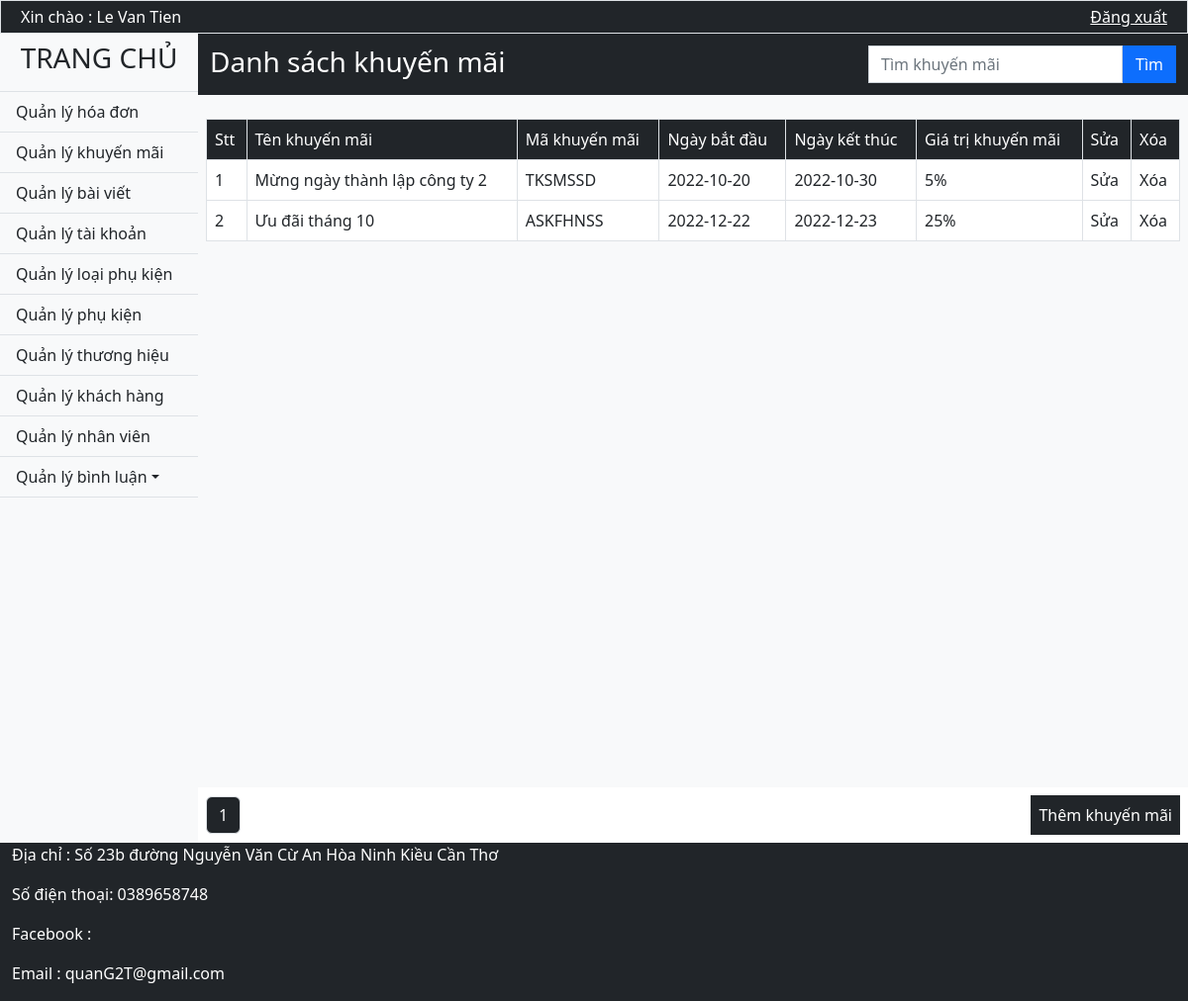
Screenshot of /Promotion/ (signed in) with the database file from the repository.
### tables this page shows
CREATE TABLE `khuyenmai` (
  `MaKM` int(11) NOT NULL,
  `CodeKM` varchar(20) NOT NULL,
  `TenKM` varchar(200) NOT NULL,
  `NgayBatDau` date NOT NULL,
  `NgayKetThuc` date NOT NULL,
  `GiaTriKM` double NOT NULL,
  `TrangThai` char(1) NOT NULL
);

### Mvc/Core/Controller.php (called while the page is built, shortened)
<?php
    class Controller{
        public function Model($model){
            return new $model;
        }
        public function View($view, $data=[]){
            require_once "./Mvc/Views/".$view.".php";
        }
}
?>

### Mvc/Controllers/Promotion.php (called while the page is built, shortened)
<?php
	class Promotion extends Controller{
		function Show(){
			$this->List_Promotion(0);
		}
		function List_Promotion($page){
			$Promotion = $this->Model('Model_Promotion');
			$sl = mysqli_num_rows($Promotion->LayDuLieu('*',"khuyenmai WHERE TrangThai = 'A'"));
			$this->View('Admin',['Page'=>'View_Promotion','DS_KM'=>$Promotion->LayDuLieu('*',"khuyenmai WHERE TrangThai = 'A' ORDER BY MaKM ASC LIMIT $page,10"),'SL'=>$sl,'title'=>'Danh sách khuyến mãi','stt'=>$page,'link'=>'Promotion/List_Promotion/']);
		}
	}
?>

### Mvc/Core/App.php (called while the page is built, shortened)
<?php
	class App{
		protected $action = "Show";
		function  __construct(){
			$arr = $this->UrlProcess();
			if(file_exists("./Mvc/Controllers/".$arr[0].".php")){
				$this->controller = $arr[0];
				unset($arr[0]);
			}
			$this->params = $arr?array_values($arr):[];
			call_user_func_array([new $this->controller, $this->action], $this->params);
		}
		function UrlProcess(){
			if(isset($_GET['url'])){
				return explode("/", filter_var(trim($_GET['url'], "/")));
			}
		}
	}
?>

### index.php (called while the page is built, shortened)
<?php
	$App = new App();
?>

### Mvc/Core/Database.php (called while the page is built, shortened)
<?php
    class Database{
        protected $server = "localhost";
        protected $user = "root";
        protected $pass = "";
        function __construct(){
            $this->con = mysqli_connect($this->server, $this->user, $this->pass);
        }
    }
?>

### Mvc/Models/Model_Promotion.php (called while the page is built, shortened)
<?php
	class Model_Promotion extends Database{
		function LayDuLieu($select,$where){
			$sql = "SELECT $select FROM $where" ;
			return mysqli_query($this->con, $sql);
		}
	}
?>

### Mvc/Views/Pages/View_Promotion.php (the view, shortened to what this page needs)
<div class="p-1 bg-dark d-flex ">
	<h3 class="text-white pt-2 mx-2"><?php echo  $data['title'];?></h3>
	<form class="d-flex p-2 ms-auto" action="http://localhost/<?php echo link;?>/Promotion/Search_Promo_Code/0" method="post">
        <input class="form-control rounded-0" type="text" placeholder="Tìm khuyến mãi" name="search-promotion" required>
        <button class="btn btn-primary rounded-0" type="button " name="bt-search-promotion">Tìm</button>
    </form>
</div>
<div class="content p-2 bg-light">
    <table class="table table-hover table-bordered mt-3 bg-white ">
        <thead>
        <tr class="bg-dark text-white">
            <td>Stt</td>
            <td>Tên khuyến mãi</td>
            <td>Mã khuyến mãi</td>
            <td>Ngày bắt đầu</td>
            <td>Ngày kết thúc</td>
            <td>Giá trị khuyến mãi</td>
            <td>Sửa</td>
            <td>Xóa</td>
        </tr>
        </thead>
        <tbody>
        <?php
            $i= $data['stt']+1;
            while ($row = mysqli_fetch_row($data["DS_KM"])) {
        ?>
        <tr >
            <td><?php echo $i; ?></td>
            <td><?php echo $row[2] ?></td>
            <td><?php echo $row[1] ?></td>
            <td><?php echo $row[3] ?></td>
            <td><?php echo $row[4] ?></td>
            <td><?php echo $row[5] ?>%</td>
            <td><a class="nav-link" href="http://localhost/<?php echo link;?>/Promotion/Update_Promotion/<?php echo $row[0] ?>">Sửa</a></td>
            <td><a class="nav-link" href="http://localhost/<?php echo link;?>/Promotion/Delete_Promotion/<?php echo $row[0] ?>">Xóa</a></td>
        </tr>
        <?php
            $i++;
            }
        ?>
        </tbody>
    </table>
</div>
<div class="bg-white p-2 d-flex justify-content-between">
    <ul class="pagination my-auto">
        <?php
            $t = $data["SL"];
            $a = 1;
            for ($i = 0; $i < $t; $i=$i+10) {
        ?>
        <li class="page-item">
            <a class="page-link bg-dark text-white" href="http://localhost/<?php echo link;?>/<?php echo  $data['link'],$i;?>"><?php echo $a; ?></a>
        </li>
        <?php
                $a++;
            }
        ?>
    </ul>
    <div class="p-2 bg-dark">
        <a href="http://localhost/<?php echo link;?>/Promotion/AddPromotion/" class="text-white nav-link ">Thêm khuyến mãi</a>
    </div>
</div>

### Public/css/Admin.css (style rules this page uses)
* { margin: 0; padding: 0; box-sizing: border-box; }
body { background-size: cover; background-repeat: no-repeat; background-attachment: fixed; background-position: center; z-index: 0.5; }
.content { min-height: 700px; background-size: cover; background-repeat: no-repeat; background-attachment: fixed; background-position: center; }

### rows the page displays
khuyenmai: TenKM "Mừng ngày thành lập công ty 2", CodeKM "TKSMSSD", NgayBatDau "2022-10-20", NgayKetThuc "2022-10-30", GiaTriKM "5"
khuyenmai: TenKM "Ưu đãi tháng 10", CodeKM "ASKFHNSS", NgayBatDau "2022-12-22", NgayKetThuc "2022-12-23", GiaTriKM "25"

### other values shown
$_SESSION['admin'][1] "Le Van Tien"
$data['title'] "Danh sách khuyến mãi"
